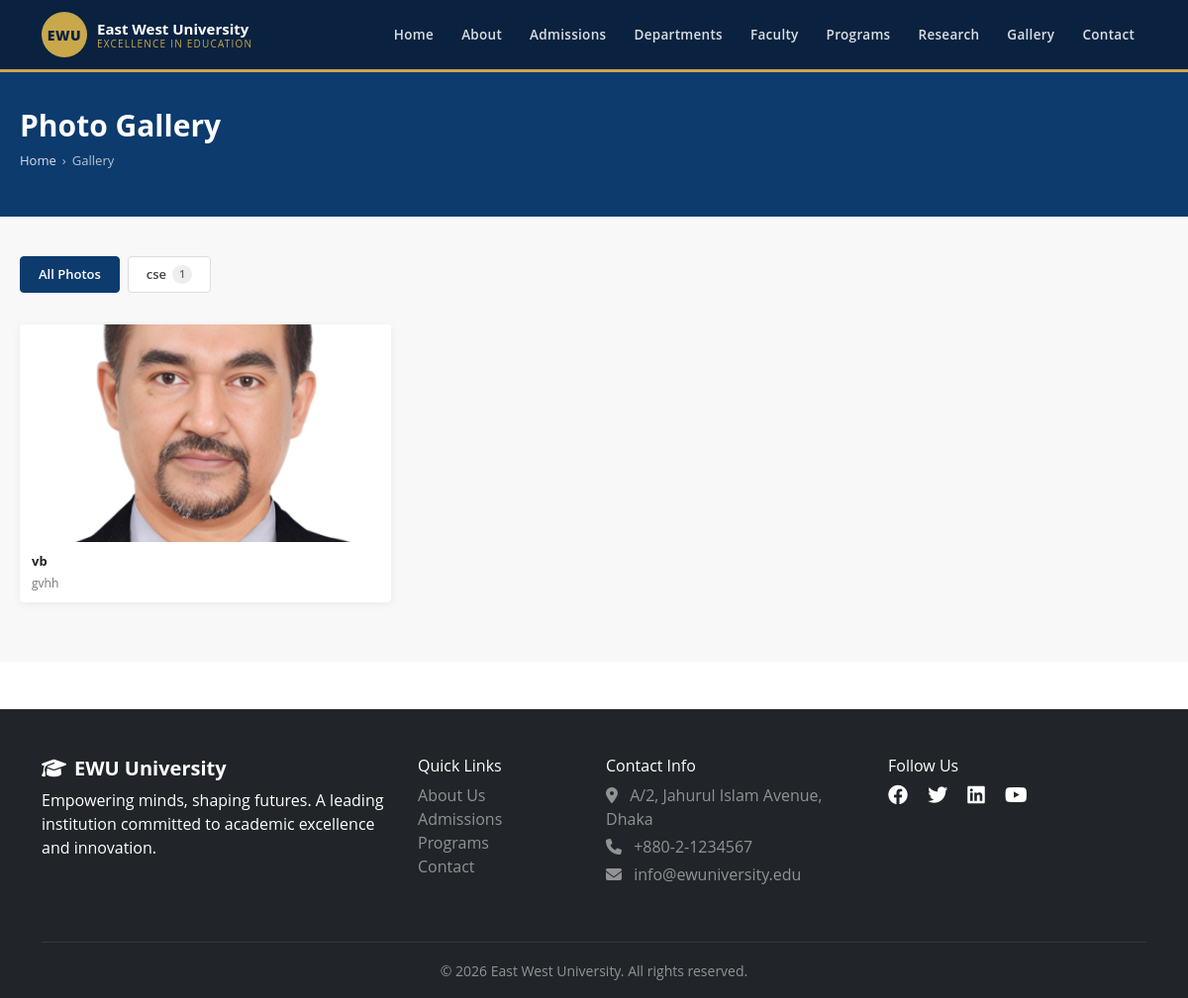
Page /gallery/ on the committed database.
### main/models.py (models this page shows, shortened)
class GalleryCategory(models.Model):
    name  = models.CharField(max_length=100)
    order = models.PositiveIntegerField(default=0)
    class Meta:
        ordering     = ['order']
        verbose_name = 'Gallery Category'
        verbose_name_plural = 'Gallery Categories'

class GalleryPhoto(models.Model):
    title    = models.CharField(max_length=200)
    image    = models.ImageField(upload_to='gallery/')
    category = models.ForeignKey(
        GalleryCategory,
        on_delete=models.SET_NULL,
        null=True, blank=True,
        related_name='photos'
    )
    caption    = models.CharField(max_length=300, blank=True)
    uploaded_at = models.DateTimeField(auto_now_add=True)
    is_active  = models.BooleanField(default=True)
    class Meta:
        ordering     = ['-uploaded_at']
        verbose_name = 'Gallery Photo'

### main/views.py (the view)
# urls.py: path('gallery/',     views.gallery,     name='gallery'),
def gallery(request):
    cats = GalleryCategory.objects.prefetch_related('photos').all()
    sel = request.GET.get('cat')
    photos = GalleryPhoto.objects.filter(is_active=True, category__id=sel) if sel else GalleryPhoto.objects.filter(is_active=True)
    return render(request, 'gallery.html', {
        'photos': photos,
        'categories': cats,
        'selected_cat': sel
    })

### templates/gallery.html (shortened to what this page needs)
{% extends 'base.html' %}
{% load static %}
{% block content %}
<div class="page-hero">
  <div class="page-hero-inner">
    <h1>Photo Gallery</h1>
    <div class="breadcrumb">
      <a href="/">Home</a> <span>›</span> <span>Gallery</span>
    </div>
  </div>
</div>
<section class="gallery-section">
  <div class="gallery-container">
    <div class="gallery-tabs">
      <a href="{% url 'gallery' %}"
         class="gallery-tab {% if not selected_cat %}active{% endif %}">
        All Photos
      </a>
      {% for cat in categories %}
      <a href="{% url 'gallery' %}?cat={{ cat.id }}"
         class="gallery-tab {% if selected_cat == cat.id|stringformat:'s' %}active{% endif %}">
        {{ cat.name }}
        <span class="tab-count">{{ cat.photos.count }}</span>
      </a>
      {% endfor %}
    </div>
    {% if photos %}
    <div class="gallery-grid" id="galleryGrid">
      {% for photo in photos %}
      <div class="gallery-item" onclick="openLightbox({{ forloop.counter0 }})">
        <div class="gallery-img-wrap">
          <img src="{{ photo.image.url }}"
               alt="{{ photo.title }}"
               class="gallery-img"
               loading="lazy">
        </div>
        {% if photo.title or photo.caption %}
        <div class="gallery-caption">
          {% if photo.title %}<strong>{{ photo.title }}</strong>{% endif %}
          {% if photo.caption %}<span>{{ photo.caption }}</span>{% endif %}
        </div>
        {% endif %}
      </div>
      {% endfor %}
    </div>
    {% else %}
    <div class="gallery-empty">
      <i class="fa-regular fa-images"></i>
      <p>No photos available in this category yet.</p>
      <a href="{% url 'gallery' %}" class="btn-back">View All Photos</a>
    </div>
    {% endif %}
  </div>
</section>
{% endblock %}

### static/css/style.css (style rules this page uses)
:root { --primary: #004080; --secondary: #6c757d; --warning: #FFC107; --dark: #212529; }
body { font-family: 'Segoe UI', Tahoma, Geneva, Verdana, sans-serif; }
*, *::before, *::after { box-sizing: border-box; margin: 0; padding: 0; }
html { scroll-behavior: smooth; }
body { font-family: 'Segoe UI', sans-serif; color: #222; background: #fff; }
a { text-decoration: none; color: inherit; }
img { max-width: 100%; }
body { font-family: 'Open Sans', 'Segoe UI', sans-serif; }
:root { --navy: #0a1f44; --green: #006837; --gold: #f5a623; --blue: #1a4da8; --teal: #006699; --amber: #c9820a; --purple: #6b21a8; --red: #dc2626; --sidebar-w: 240px; --topbar-h: 60px; }

### templates/gallery.html (style rules this page uses)
.page-hero { background: #0d3b6e; color: #fff; padding: 36px 0 30px; }
.page-hero-inner { max-width: 1280px; margin: 0 auto; padding: 0 20px; }
.page-hero h1 { font-size: 30px; font-weight: 700; margin-bottom: 8px; }
.breadcrumb { font-size: 13px; color: rgba(255,255,255,0.7); display: flex; gap: 6px; align-items: center; }
.breadcrumb a { color: rgba(255,255,255,0.85); }
.gallery-section { padding: 40px 0 60px; background: #f8f8f8; }
.gallery-container { max-width: 1280px; margin: 0 auto; padding: 0 20px; }
.gallery-tabs { display: flex; flex-wrap: wrap; gap: 8px; margin-bottom: 32px; }
.gallery-tab { display: inline-flex; align-items: center; gap: 6px; padding: 8px 18px; background: #fff; border: 1.5px solid #ddd; color: #444; font-size: 13px; font-weight: 600; border-radius: 4px; text-decoration: none; transition: all 0.2s; }
.gallery-tab.active { background: #0d3b6e; border-color: #0d3b6e; color: #fff; }
.tab-count { background: rgba(255,255,255,0.25); border-radius: 10px; padding: 1px 7px; font-size: 11px; }
.gallery-tab:not(.active) .tab-count { background: #eee; color: #666; }
.gallery-grid { display: grid; grid-template-columns: repeat(3, 1fr); gap: 18px; }
.gallery-item { cursor: pointer; background: #fff; border-radius: 4px; overflow: hidden; box-shadow: 0 2px 8px rgba(0,0,0,0.06); transition: transform 0.25s, box-shadow 0.25s; }
.gallery-img-wrap { position: relative; overflow: hidden; height: 220px; }
.gallery-img { width: 100%; height: 100%; object-fit: cover; display: block; transition: transform 0.4s ease; }
.gallery-caption { padding: 10px 12px; display: flex; flex-direction: column; gap: 3px; }
.gallery-caption strong { font-size: 13px; color: #222; }
.gallery-caption span { font-size: 12px; color: #777; }

### rows in the picture
GalleryCategory: name "cse", photos.count "1"
GalleryPhoto: image (placeholder picture), title "vb", caption "gvhh"
